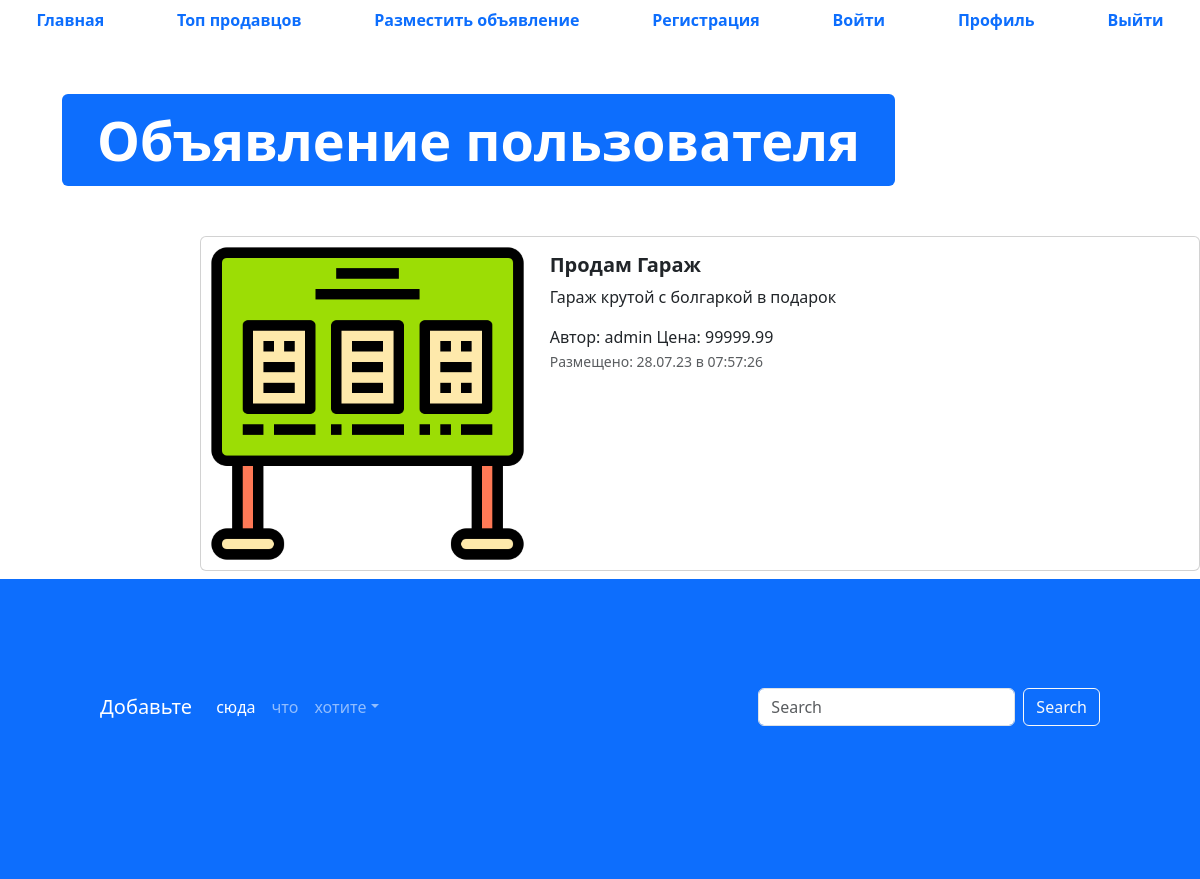
/advertisement/2, run on the app's committed database.
### app_advertisements/models.py (models this page shows, shortened)
class Advertisement(models.Model):
    title = models.CharField("Заголовок", max_length=128)
    description = models.TextField("Описание")
    price = models.DecimalField("Цена", max_digits=12, decimal_places=2)
    auction = models.BooleanField("Торг")
    created_at = models.DateTimeField(auto_now_add=True) # auto_now_add - дает now время когда был создан элемент
    updated_at = models.DateTimeField(auto_now=True) # auto_now - при любом изменении
    user = models.ForeignKey(to=User, on_delete=models.CASCADE, verbose_name="Пользователь")
    image = models.ImageField(verbose_name="Изображение", upload_to = "advertisements/")
    class Meta:
        db_table = "advertisements"
    @admin.display(description="Дата создания")
    def created_date(self):
        from django.utils import timezone, html
        if self.created_at.date() == timezone.now().date():
            created_time = self.created_at.time().strftime("%H:%M:%S")
            return html.format_html(
                "<span style='color:green; font-weight: bold;'> Сегодня в {} </span>", created_time
            )
        return self.created_at.strftime("%d.%m.%y в %H:%M:%S")

### app_advertisements/views.py (the view)
# urls.py: path("advertisement/<int:pk>", advertisement_detail, name="adv-detail")
def advertisement_detail(request, pk):
    advertisement = Advertisement.objects.get(id=pk)
    context = {
        'advertisement': advertisement
        }
    return render(request, 'app_advertisements/advertisement.html', context)

### templates/app_advertisements/advertisement.html (shortened to what this page needs)
{% extends "base.html" %}
  {% block content %}
  <ul class="nav nav-pills sticky-top bg-white nav-fill">
    <li class="nav-item">
      <a class="nav-link" href="{% url 'main-page' %}">
        <span style="font-weight: bold;">Главная</span>
      </a>
    </li>
    <li class="nav-item">
      <a class="nav-link" href="{% url 'top-sellers' %}"><span style="font-weight: bold;">Топ продавцов</span>
      </a>
    </li>
    <li class="nav-item">
      <a class="nav-link" href="{% url 'adv-post' %}">
        <span style="font-weight: bold;">Разместить объявление</span>
      </a>
    </li>
    <li class="nav-item">
      <a class="nav-link" href="register.html">
        <span style="font-weight: bold;">Регистрация</span>
      </a>
    </li>
    <li class="nav-item">
      <a class="nav-link" href="{% url 'main-page' %}">
        <span style="font-weight: bold;">Войти</span>
      </a>
    </li>
    <li class="nav-item">
      <a class="nav-link" href="profile.html">
        <span style="font-weight: bold;">Профиль</span>
      </a>
    </li>
    <li class="nav-item">
      <a class="nav-link" href="#">
        <span style="font-weight: bold;">Выйти</span>
      </a>
    </li>
  </ul>
  <div class="container" style="margin: 50px;">
    <div class="display-2">
      <span class="badge bg-primary">Объявление пользователя {{ adv.user }}</span>
    </div>
  </div>
  {% load static %}
  <div class="col offset-2">
    <div class="card mb-2" style="max-width: 1200px; margin-top: 20px;">
      <div class="row g-0">
        <div class="col-md-4">
          <a href="#" class="nav-link">
            <img src="{% if advertisement.image != '1' and advertisement.image %} {{ advertisement.image.url }} {% else %} {% static 'img/comercial.png' %} {% endif %}" class="img-fluid rounded-start" alt="Card title">
          </a>
        </div>
        <div class="col">
          <div class="card-body">
            <h5 class="card-title">
              <a href="#" class="nav-link"><strong>{{ advertisement.title }}</strong></a>
            </h5>
            <p class="card-text">
              {{ advertisement.description }}
            </p>
            <span>Автор: {{ advertisement.user }}</span>
            <span>Цена: {{ advertisement.price }}</span>
            <p class="card-text"><small class="text-muted">Размещено: {{ advertisement.created_date }}</small></p>
          </div>
        </div>
      </div>
    </div>
  </div>
  <footer style="padding: 100px; min-height: 300px;" class="bg-primary">
    <nav class="navbar navbar-expand-sm navbar-dark">
      <a class="navbar-brand" href="#">Добавьте</a>
      <div class="collapse navbar-collapse" id="collapsibleNavId">
        <ul class="navbar-nav me-auto mt-2 mt-lg-0">
          <li class="nav-item">
            <a class="nav-link active" href="#" aria-current="page">сюда</a>
          </li>
          <li class="nav-item">
            <a class="nav-link" href="#">что</a>
          </li>
          <li class="nav-item dropdown">
            <a class="nav-link dropdown-toggle" href="#" id="dropdownId" data-bs-toggle="dropdown" aria-haspopup="true"
              aria-expanded="false">хотите</a>
          </li>
        </ul>
        <form class="d-flex my-2 my-lg-0">
          <input class="form-control me-sm-2" type="text" placeholder="Search">
          <button class="btn btn-outline-light my-2 my-sm-0" type="submit">Search</button>
        </form>
      </div>
    </nav>
  </footer>
  {% endblock %}

### data on the page
Advertisement: title "Продам Гараж", description "Гараж крутой с болгаркой в подарок", user "admin", price "99999.99", created_date "28.07.23 в 07:57:26"
